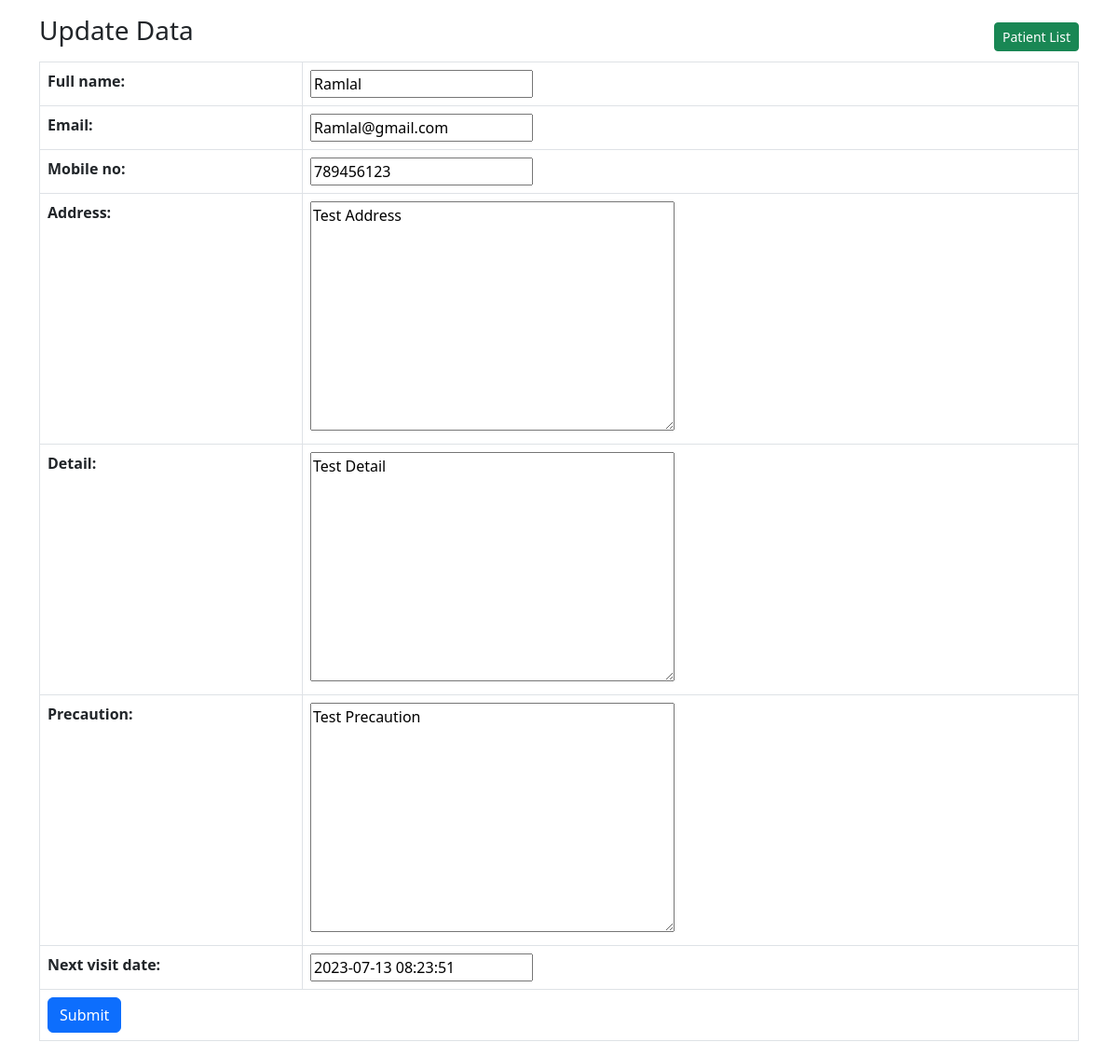
Page /update-patient/1 on the earlier database version.
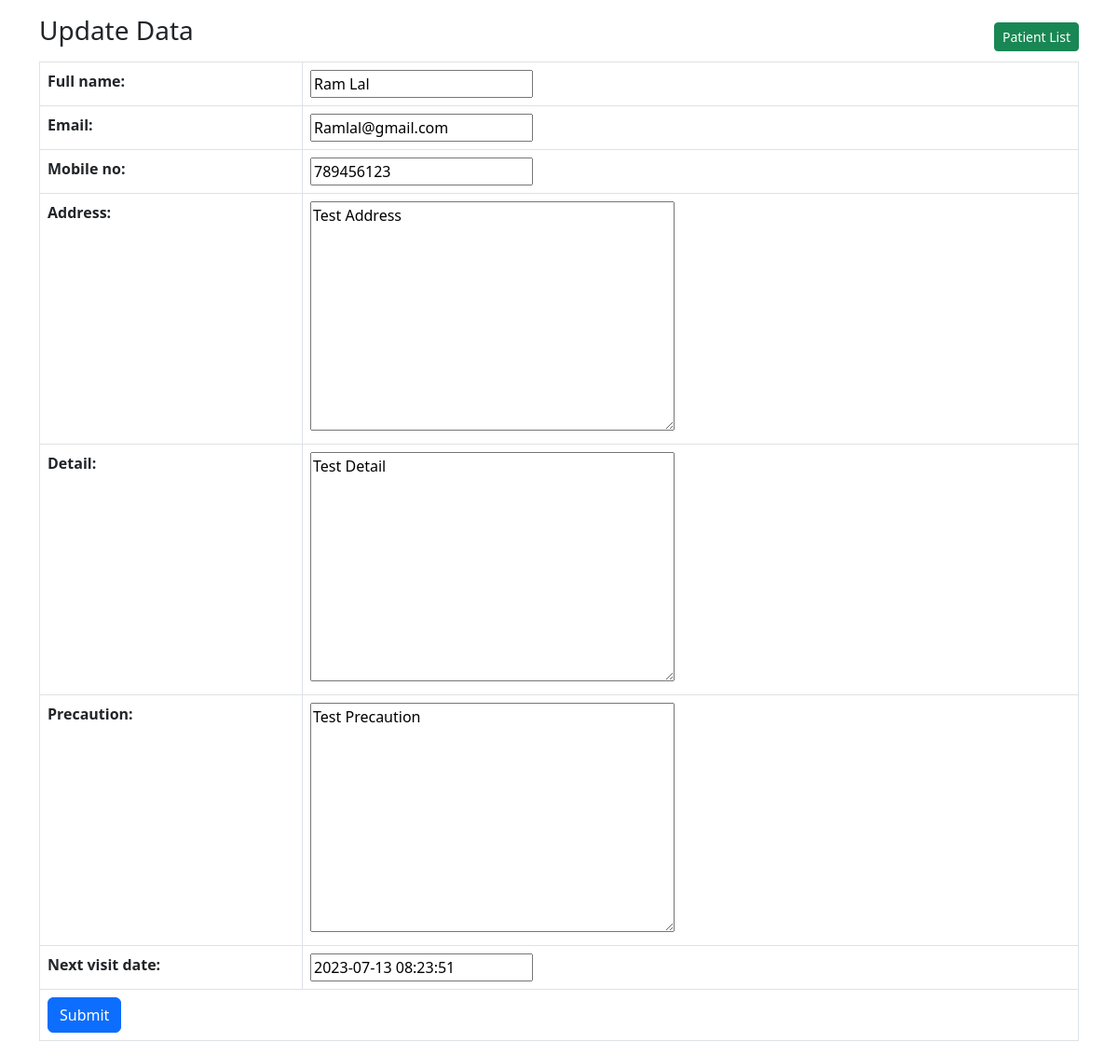
Same page on the later database version.
### main/models.py (models this page shows, shortened)
class Patient(models.Model):
    full_name=models.CharField(max_length=100)
    email=models.CharField(max_length=100)
    mobile_no=models.CharField(max_length=15)
    address=models.TextField()
    detail=models.TextField()
    precaution=models.TextField()
    visit_date=models.DateTimeField(auto_now_add=True)
    next_visit_date=models.DateTimeField()

### main/views.py (the view)
# urls.py: path('update-patient/<int:id>',views.updatePatient,name='update-patient'),
def updatePatient(request, id):
    patient = Patient.objects.get(id=id)
    if request.method == 'POST':
        saveForm = PatientForm(request.POST,instance=patient)
        if saveForm.is_valid():
            saveForm.save()
            messages.success(request, 'Data has been added successfully.')
    form=PatientForm(instance=patient)
    return render(request, 'update-patient.html', {'form': form})

### main/forms.py
class PatientForm(forms.ModelForm):
    class Meta:
        model=Patient
        fields=('full_name','email','mobile_no','address','detail','precaution','next_visit_date')

### main/templates/update-patient.html (shortened to what this page needs)
{% load static %}
<!DOCTYPE html>
<html lang="en">
<head>
    <link rel="stylesheet" href="{% static 'bootstrap.min.css' %}">
</head>
<body>
    <main class="container">
        <h3 class="my-3">Update Data <a href="/" class="float-end btn btn-sm btn-success mt-2">Patient List</a></h3>
        <form method="post" action="">
            <table class="table table-bordered">
                {{form.as_table}}
                <tr>
                    <td colspan="2"><input type="submit" class="btn btn-primary" /></td>
                </tr>
            </table>
        </form>
    </main>
</body>
</html>

Differences in the rows shown:
changed Patient "Ramlal@gmail.com": full_name "Ramlal" → "Ram Lal"
